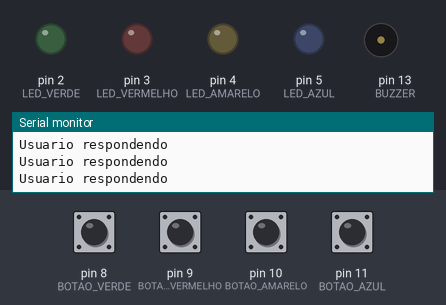
Bench run of a sketch on a simulated Arduino Uno, built with avr-gcc and run on an emulated ATmega328P. On the bench: output pins drawn as LEDs (lit = HIGH), buzzer (waves = sounding), the last lines printed to the serial monitor. Dashed ring = blinking. Inputs (shaded band) come from the test bench; at power-on: pin 8 (BOTAO_VERDE), pin 9 (BOTAO_VERMELHO), pin 10 (BOTAO_AMARELO), pin 11 (BOTAO_AZUL) HIGH. Random numbers use the default seed unless the sketch sets one.

Above: at 3.5 s.
3.6 s: pin 9 (BOTAO_VERMELHO) pulled LOW for 0.65 s
At 6.3 s:
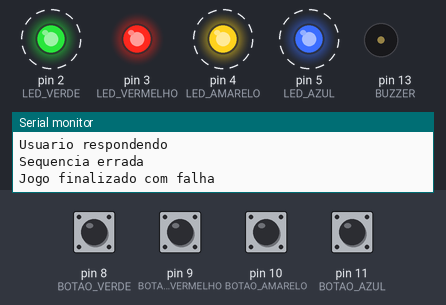
At 8.05 s:
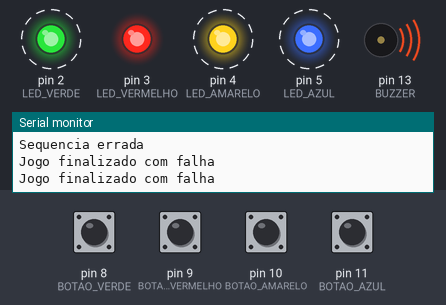
Timing chart, 0 to 13.4 s (numbered marks = the images above; inputs shaded):
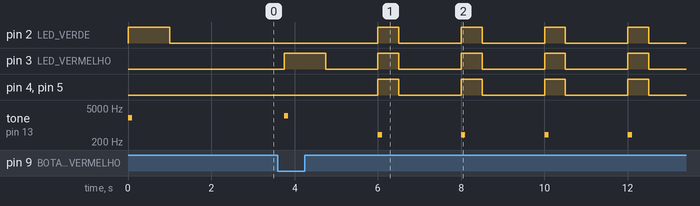

The sketch:

game_genius.ino
```cpp
// Definindo os componentes de acordo com as portas:
#define LED_VERDE 2
#define LED_VERMELHO 3
#define LED_AMARELO 4
#define LED_AZUL 5
#define BOTAO_VERDE 8
#define BOTAO_VERMELHO 9
#define BOTAO_AMARELO 10
#define BOTAO_AZUL 11
#define BUZZER 13

//Definindo variáveis
#define INDEFINIDO -1
#define UM_SEGUNDO 1000
#define MEIO_SEGUNDO 500
#define UM_QUARTO_DE_SEGUNDO 250

//Aqui definimos a quantidade de sequências(rodadas) que o jogo terá
#define TAMANHO_SEQUENCIA 5

//Enumerando os estados do jogo
enum Estados {
  PRONTO_PARA_PROXIMA_RODADA,
  USUARIO_RESPONDENDO,
  JOGO_FINALIZADO_SUCESSO,
  JOGO_FINALIZADO_FALHA
};

//Iniciando váriaveis e Portas
int sequenciaLuzes[TAMANHO_SEQUENCIA];
int rodada = 0;
int ledsRespondidos = 0;

void setup() {
  Serial.begin(9600);
  iniciaPortas();
  iniciaJogo();
}

void iniciaPortas() {
  pinMode(LED_VERDE, OUTPUT);
  pinMode(LED_AMARELO, OUTPUT);
  pinMode(LED_VERMELHO, OUTPUT);
  pinMode(LED_AZUL, OUTPUT);

  pinMode(BOTAO_VERDE, INPUT_PULLUP);
  pinMode(BOTAO_AMARELO, INPUT_PULLUP);
  pinMode(BOTAO_VERMELHO, INPUT_PULLUP);
  pinMode(BOTAO_AZUL, INPUT_PULLUP);

  pinMode(BUZZER, OUTPUT);
}

//Pisca led
int piscaLed(int portaLed) {
  verificaSomDoLed(portaLed);
  digitalWrite(portaLed,HIGH);
  delay(UM_SEGUNDO);
  digitalWrite(portaLed,LOW);
  delay(UM_QUARTO_DE_SEGUNDO);
  return portaLed;
}

//Toca Som
void tocaSom(int frequencia) {
  tone(BUZZER,frequencia, 100);
}

//Associando som aos leds
void verificaSomDoLed(int portaLed) {
  switch (portaLed) {
    case LED_VERDE:
      tocaSom(2000);
      break;
    case LED_AMARELO:
      tocaSom(2200);
      break;
    case LED_VERMELHO:
      tocaSom(2400);
      break;
    case LED_AZUL:
      tocaSom(2500);
      break;
  }
}

//  --- O JOGO ---
//Função para iniciar o jogo
void iniciaJogo() {

  int jogo = analogRead(0);
  randomSeed(jogo);

  for (int i = 0; i < TAMANHO_SEQUENCIA; i++) {
    sequenciaLuzes[i] = sorteiaCor();
  }
}

int sorteiaCor() {
  return random(LED_VERDE, LED_AZUL + 1);
}

void loop() {
  switch (estadoAtual()) {
    case PRONTO_PARA_PROXIMA_RODADA:
      Serial.println("Pronto para a proxima rodada");
      preparaNovaRodada();
      break;
    case USUARIO_RESPONDENDO:
      Serial.println("Usuario respondendo");
      processaRespostaUsuario();
      break;
    case JOGO_FINALIZADO_SUCESSO:
      Serial.println("Jogo finalizado com sucesso");
      jogoFinalizadoSucesso();
      break;
    case JOGO_FINALIZADO_FALHA:
      Serial.println("Jogo finalizado com falha");
      jogoFinalizadoFalha();
      break;
  }
  delay(MEIO_SEGUNDO);
}

//Nova Rodada em caso de acerto
void preparaNovaRodada() {
  rodada++;
  ledsRespondidos = 0;
  if (rodada <= TAMANHO_SEQUENCIA) {
    tocaLedsRodada();
  }
}

void processaRespostaUsuario() {
  int resposta = checaRespostaJogador();
  if (resposta == INDEFINIDO) {
    return;
  }
  if (resposta == sequenciaLuzes[ledsRespondidos]) {
    ledsRespondidos++;
  } else {
    Serial.println("Sequencia errada");
    rodada = TAMANHO_SEQUENCIA + 2;
  }
}

//Loop para iniciar uma nova rodada
int estadoAtual() {
  if (rodada <= TAMANHO_SEQUENCIA) {
    if (ledsRespondidos == rodada) {
      return PRONTO_PARA_PROXIMA_RODADA;
    } else {
      return USUARIO_RESPONDENDO;
    }
  } else if (rodada == TAMANHO_SEQUENCIA + 1) {
    return JOGO_FINALIZADO_SUCESSO;
  } else {
    return JOGO_FINALIZADO_FALHA;
  }
}

void tocaLedsRodada() {
  for (int i = 0; i < rodada; i++) {
    piscaLed(sequenciaLuzes[i]);
  }
}

//Checagem de resposta
int checaRespostaJogador() {
  if (digitalRead(BOTAO_VERDE) == LOW) {
    return piscaLed(LED_VERDE);
  }
  if (digitalRead(BOTAO_AMARELO) == LOW) {
    return piscaLed(LED_AMARELO);
  }
  if (digitalRead(BOTAO_VERMELHO) == LOW) {
    return piscaLed(LED_VERMELHO);
  }
  if (digitalRead(BOTAO_AZUL) == LOW) {
    return piscaLed(LED_AZUL);
  }
  return INDEFINIDO;
}

//Fim de jogo - Vitória
void jogoFinalizadoSucesso() {
  delay(UM_QUARTO_DE_SEGUNDO);
  tocaSom(5000);
  piscaLed(LED_VERDE);
  tocaSom(5000);
  piscaLed(LED_VERMELHO);
  tocaSom(5000);
  piscaLed(LED_AMARELO);
  tocaSom(5000);
  piscaLed(LED_AZUL);
}

//Fim de jogo - Derrota
void jogoFinalizadoFalha() {
  delay(MEIO_SEGUNDO);
  tocaSom(400);
  digitalWrite(LED_VERDE,HIGH);
  digitalWrite(LED_AMARELO,HIGH);
  digitalWrite(LED_VERMELHO,HIGH);
  digitalWrite(LED_AZUL,HIGH);
  delay(MEIO_SEGUNDO);
  digitalWrite(LED_VERDE,LOW);
  digitalWrite(LED_AMARELO,LOW);
  digitalWrite(LED_VERMELHO,LOW);
  digitalWrite(LED_AZUL,LOW);
  delay(MEIO_SEGUNDO);
}
```

Measured:
- after the input at 3.6 s, pin 2 (LED_VERDE): alternates HIGH for 0.50 s and LOW for 1.5 s, starting after 2.4 s; pin 3 (LED_VERMELHO): goes HIGH 1.0 s, LOW 1.3 s, 3 × (HIGH 0.50 s, LOW 1.5 s), HIGH 0.50 s, then LOW, starting after 0.15 s
